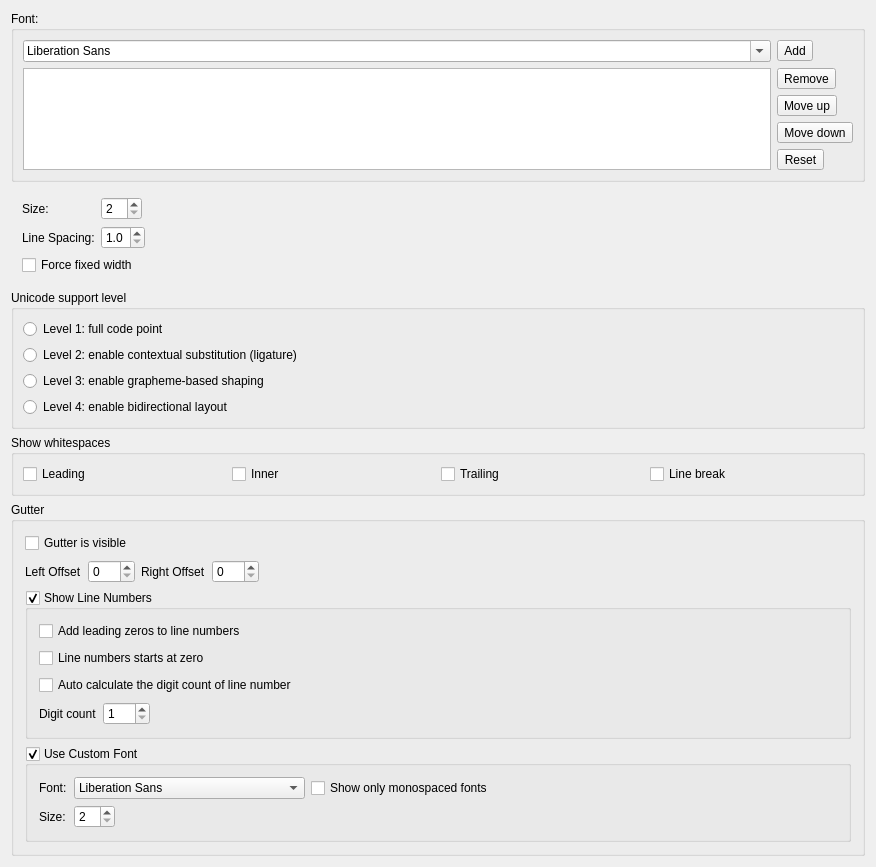
<?xml version="1.0" encoding="UTF-8"?>
<ui version="4.0">
 <class>EditorFontWidget</class>
 <widget class="QWidget" name="EditorFontWidget">
  <property name="geometry">
   <rect>
    <x>0</x>
    <y>0</y>
    <width>876</width>
    <height>850</height>
   </rect>
  </property>
  <property name="windowTitle">
   <string>Form</string>
  </property>
  <layout class="QVBoxLayout" name="verticalLayout">
   <item>
    <widget class="QGroupBox" name="groupFontFamilies">
     <property name="title">
      <string>Font:</string>
     </property>
     <layout class="QGridLayout" name="gridLayout_2">
      <item row="0" column="0">
       <widget class="QFontComboBox" name="cbNewFont"/>
      </item>
      <item row="0" column="1">
       <widget class="QToolButton" name="btnAddFont">
        <property name="text">
         <string>Add</string>
        </property>
       </widget>
      </item>
      <item row="1" column="0">
       <widget class="QListView" name="lstFontList"/>
      </item>
      <item row="1" column="1">
       <layout class="QVBoxLayout" name="verticalLayout_4">
        <item>
         <widget class="QToolButton" name="btnRemoveFont">
          <property name="text">
           <string>Remove</string>
          </property>
         </widget>
        </item>
        <item>
         <widget class="QToolButton" name="btnMoveFontUp">
          <property name="text">
           <string>Move up</string>
          </property>
         </widget>
        </item>
        <item>
         <widget class="QToolButton" name="btnMoveFontDown">
          <property name="text">
           <string>Move down</string>
          </property>
         </widget>
        </item>
        <item>
         <widget class="QToolButton" name="btnResetFonts">
          <property name="text">
           <string>Reset</string>
          </property>
         </widget>
        </item>
        <item>
         <spacer name="verticalSpacer_2">
          <property name="orientation">
           <enum>Qt::Vertical</enum>
          </property>
          <property name="sizeHint" stdset="0">
           <size>
            <width>20</width>
            <height>40</height>
           </size>
          </property>
         </spacer>
        </item>
       </layout>
      </item>
     </layout>
    </widget>
   </item>
   <item>
    <widget class="QWidget" name="widget" native="true">
     <layout class="QGridLayout" name="gridLayout">
      <property name="leftMargin">
       <number>11</number>
      </property>
      <property name="rightMargin">
       <number>11</number>
      </property>
      <item row="3" column="0" colspan="2">
       <widget class="QWidget" name="widget_11" native="true">
        <layout class="QHBoxLayout" name="horizontalLayout_12">
         <property name="leftMargin">
          <number>0</number>
         </property>
         <property name="topMargin">
          <number>0</number>
         </property>
         <property name="rightMargin">
          <number>0</number>
         </property>
         <property name="bottomMargin">
          <number>0</number>
         </property>
         <item>
          <widget class="QCheckBox" name="chkForceFixedFontWidth">
           <property name="text">
            <string>Force fixed width</string>
           </property>
          </widget>
         </item>
         <item>
          <spacer name="horizontalSpacer_11">
           <property name="orientation">
            <enum>Qt::Horizontal</enum>
           </property>
           <property name="sizeHint" stdset="0">
            <size>
             <width>40</width>
             <height>20</height>
            </size>
           </property>
          </spacer>
         </item>
        </layout>
       </widget>
      </item>
      <item row="1" column="0">
       <widget class="QLabel" name="label_2">
        <property name="text">
         <string>Size:</string>
        </property>
       </widget>
      </item>
      <item row="1" column="1">
       <widget class="QWidget" name="widget_3" native="true">
        <layout class="QHBoxLayout" name="horizontalLayout_3">
         <property name="leftMargin">
          <number>0</number>
         </property>
         <property name="topMargin">
          <number>0</number>
         </property>
         <property name="rightMargin">
          <number>0</number>
         </property>
         <property name="bottomMargin">
          <number>0</number>
         </property>
         <item>
          <widget class="QSpinBox" name="spinFontSize">
           <property name="minimum">
            <number>2</number>
           </property>
          </widget>
         </item>
         <item>
          <spacer name="horizontalSpacer_2">
           <property name="orientation">
            <enum>Qt::Horizontal</enum>
           </property>
           <property name="sizeHint" stdset="0">
            <size>
             <width>40</width>
             <height>20</height>
            </size>
           </property>
          </spacer>
         </item>
        </layout>
       </widget>
      </item>
      <item row="2" column="0">
       <widget class="QLabel" name="label_9">
        <property name="text">
         <string>Line Spacing:</string>
        </property>
       </widget>
      </item>
      <item row="2" column="1">
       <widget class="QWidget" name="widget_10" native="true">
        <layout class="QHBoxLayout" name="horizontalLayout_8">
         <property name="leftMargin">
          <number>0</number>
         </property>
         <property name="topMargin">
          <number>0</number>
         </property>
         <property name="rightMargin">
          <number>0</number>
         </property>
         <property name="bottomMargin">
          <number>0</number>
         </property>
         <item>
          <widget class="QDoubleSpinBox" name="spinLineSpacing">
           <property name="decimals">
            <number>1</number>
           </property>
           <property name="minimum">
            <double>1.000000000000000</double>
           </property>
           <property name="maximum">
            <double>3.000000000000000</double>
           </property>
           <property name="singleStep">
            <double>0.100000000000000</double>
           </property>
          </widget>
         </item>
         <item>
          <spacer name="horizontalSpacer_8">
           <property name="orientation">
            <enum>Qt::Horizontal</enum>
           </property>
           <property name="sizeHint" stdset="0">
            <size>
             <width>563</width>
             <height>20</height>
            </size>
           </property>
          </spacer>
         </item>
        </layout>
       </widget>
      </item>
     </layout>
    </widget>
   </item>
   <item>
    <widget class="QGroupBox" name="groupUnicodeSupportLevel">
     <property name="title">
      <string>Unicode support level</string>
     </property>
     <layout class="QVBoxLayout" name="verticalLayout_5">
      <item>
       <widget class="QRadioButton" name="rbUnicodeFullCodePoint">
        <property name="text">
         <string>Level 1: full code point</string>
        </property>
       </widget>
      </item>
      <item>
       <widget class="QRadioButton" name="rbUnicodeContextual">
        <property name="text">
         <string>Level 2: enable contextual substitution (ligature)</string>
        </property>
       </widget>
      </item>
      <item>
       <widget class="QRadioButton" name="rbUnicodeGrapheme">
        <property name="text">
         <string>Level 3: enable grapheme-based shaping</string>
        </property>
       </widget>
      </item>
      <item>
       <widget class="QRadioButton" name="rbUnicodeBidirectional">
        <property name="text">
         <string>Level 4: enable bidirectional layout</string>
        </property>
       </widget>
      </item>
     </layout>
    </widget>
   </item>
   <item>
    <widget class="QGroupBox" name="groupBox_2">
     <property name="title">
      <string>Show whitespaces</string>
     </property>
     <layout class="QHBoxLayout" name="horizontalLayout_10">
      <item>
       <widget class="QCheckBox" name="chkLeadingSpaces">
        <property name="text">
         <string>Leading</string>
        </property>
       </widget>
      </item>
      <item>
       <widget class="QCheckBox" name="chkInnerSpaces">
        <property name="text">
         <string>Inner</string>
        </property>
       </widget>
      </item>
      <item>
       <widget class="QCheckBox" name="chkTrailingSpaces">
        <property name="text">
         <string>Trailing</string>
        </property>
       </widget>
      </item>
      <item>
       <widget class="QCheckBox" name="chkLineBreaks">
        <property name="text">
         <string>Line break</string>
        </property>
       </widget>
      </item>
     </layout>
    </widget>
   </item>
   <item>
    <widget class="QGroupBox" name="groupBox">
     <property name="title">
      <string>Gutter</string>
     </property>
     <layout class="QVBoxLayout" name="verticalLayout_2">
      <property name="spacing">
       <number>7</number>
      </property>
      <property name="leftMargin">
       <number>11</number>
      </property>
      <property name="topMargin">
       <number>11</number>
      </property>
      <property name="rightMargin">
       <number>11</number>
      </property>
      <property name="bottomMargin">
       <number>11</number>
      </property>
      <item>
       <widget class="QCheckBox" name="chkGutterVisible">
        <property name="text">
         <string>Gutter is visible</string>
        </property>
       </widget>
      </item>
      <item>
       <widget class="QWidget" name="widget_8" native="true">
        <layout class="QHBoxLayout" name="horizontalLayout_6">
         <property name="leftMargin">
          <number>0</number>
         </property>
         <property name="topMargin">
          <number>0</number>
         </property>
         <property name="rightMargin">
          <number>0</number>
         </property>
         <property name="bottomMargin">
          <number>0</number>
         </property>
         <item>
          <widget class="QLabel" name="label_6">
           <property name="text">
            <string>Left Offset</string>
           </property>
          </widget>
         </item>
         <item>
          <widget class="QSpinBox" name="spinGutterLeftOffset">
           <property name="minimum">
            <number>0</number>
           </property>
           <property name="maximum">
            <number>999</number>
           </property>
          </widget>
         </item>
         <item>
          <widget class="QLabel" name="label_7">
           <property name="text">
            <string>Right Offset</string>
           </property>
          </widget>
         </item>
         <item>
          <widget class="QSpinBox" name="spinGutterRightOffset">
           <property name="minimum">
            <number>0</number>
           </property>
           <property name="maximum">
            <number>999</number>
           </property>
          </widget>
         </item>
         <item>
          <spacer name="horizontalSpacer_6">
           <property name="orientation">
            <enum>Qt::Horizontal</enum>
           </property>
           <property name="sizeHint" stdset="0">
            <size>
             <width>40</width>
             <height>20</height>
            </size>
           </property>
          </spacer>
         </item>
        </layout>
       </widget>
      </item>
      <item>
       <widget class="QGroupBox" name="grpGutterShowLineNumbers">
        <property name="title">
         <string>Show Line Numbers</string>
        </property>
        <property name="checkable">
         <bool>true</bool>
        </property>
        <layout class="QVBoxLayout" name="verticalLayout_3">
         <property name="spacing">
          <number>7</number>
         </property>
         <property name="leftMargin">
          <number>11</number>
         </property>
         <property name="topMargin">
          <number>11</number>
         </property>
         <property name="rightMargin">
          <number>11</number>
         </property>
         <property name="bottomMargin">
          <number>11</number>
         </property>
         <item>
          <widget class="QCheckBox" name="chkAddLeadingZeros">
           <property name="text">
            <string>Add leading zeros to line numbers</string>
           </property>
          </widget>
         </item>
         <item>
          <widget class="QCheckBox" name="chkLineNumbersStartsZero">
           <property name="text">
            <string>Line numbers starts at zero</string>
           </property>
          </widget>
         </item>
         <item>
          <widget class="QCheckBox" name="chkAutoSizeGutter">
           <property name="text">
            <string>Auto calculate the digit count of line number</string>
           </property>
          </widget>
         </item>
         <item>
          <widget class="QWidget" name="widget_4" native="true">
           <layout class="QHBoxLayout" name="horizontalLayout_5">
            <property name="leftMargin">
             <number>0</number>
            </property>
            <property name="topMargin">
             <number>0</number>
            </property>
            <property name="rightMargin">
             <number>0</number>
            </property>
            <property name="bottomMargin">
             <number>0</number>
            </property>
            <item>
             <widget class="QLabel" name="label_3">
              <property name="text">
               <string>Digit count</string>
              </property>
             </widget>
            </item>
            <item>
             <widget class="QSpinBox" name="spinGutterDigitsCount">
              <property name="minimum">
               <number>1</number>
              </property>
              <property name="maximum">
               <number>999</number>
              </property>
             </widget>
            </item>
            <item>
             <spacer name="horizontalSpacer_5">
              <property name="orientation">
               <enum>Qt::Horizontal</enum>
              </property>
              <property name="sizeHint" stdset="0">
               <size>
                <width>40</width>
                <height>20</height>
               </size>
              </property>
             </spacer>
            </item>
           </layout>
          </widget>
         </item>
        </layout>
       </widget>
      </item>
      <item>
       <widget class="QGroupBox" name="grpUseCustomFont">
        <property name="title">
         <string>Use Custom Font</string>
        </property>
        <property name="checkable">
         <bool>true</bool>
        </property>
        <layout class="QGridLayout" name="gridLayout_4">
         <property name="leftMargin">
          <number>11</number>
         </property>
         <property name="topMargin">
          <number>11</number>
         </property>
         <property name="rightMargin">
          <number>11</number>
         </property>
         <property name="bottomMargin">
          <number>11</number>
         </property>
         <property name="horizontalSpacing">
          <number>7</number>
         </property>
         <item row="0" column="0">
          <widget class="QLabel" name="label_5">
           <property name="text">
            <string>Font:</string>
           </property>
          </widget>
         </item>
         <item row="1" column="0">
          <widget class="QLabel" name="label_4">
           <property name="text">
            <string>Size:</string>
           </property>
          </widget>
         </item>
         <item row="1" column="1">
          <widget class="QWidget" name="widget_6" native="true">
           <layout class="QHBoxLayout" name="horizontalLayout_4">
            <property name="leftMargin">
             <number>0</number>
            </property>
            <property name="topMargin">
             <number>0</number>
            </property>
            <property name="rightMargin">
             <number>0</number>
            </property>
            <property name="bottomMargin">
             <number>0</number>
            </property>
            <item>
             <widget class="QSpinBox" name="spinGutterFontSize">
              <property name="minimum">
               <number>2</number>
              </property>
             </widget>
            </item>
            <item>
             <spacer name="horizontalSpacer_3">
              <property name="orientation">
               <enum>Qt::Horizontal</enum>
              </property>
              <property name="sizeHint" stdset="0">
               <size>
                <width>40</width>
                <height>20</height>
               </size>
              </property>
             </spacer>
            </item>
           </layout>
          </widget>
         </item>
         <item row="0" column="1">
          <widget class="QWidget" name="widget_5" native="true">
           <layout class="QGridLayout" name="gridLayout_3">
            <property name="leftMargin">
             <number>0</number>
            </property>
            <property name="topMargin">
             <number>0</number>
            </property>
            <property name="rightMargin">
             <number>0</number>
            </property>
            <property name="bottomMargin">
             <number>0</number>
            </property>
            <item row="0" column="3">
             <widget class="QWidget" name="widget_7" native="true">
              <layout class="QHBoxLayout" name="horizontalLayout_2">
               <property name="leftMargin">
                <number>0</number>
               </property>
               <property name="topMargin">
                <number>0</number>
               </property>
               <property name="rightMargin">
                <number>0</number>
               </property>
               <property name="bottomMargin">
                <number>0</number>
               </property>
               <item>
                <widget class="QFontComboBox" name="cbGutterFont">
                 <property name="editable">
                  <bool>false</bool>
                 </property>
                 <property name="sizeAdjustPolicy">
                  <enum>QComboBox::AdjustToContents</enum>
                 </property>
                 <property name="fontFilters">
                  <set>QFontComboBox::AllFonts</set>
                 </property>
                </widget>
               </item>
               <item>
                <widget class="QCheckBox" name="chkGutterOnlyMonospacedFonts">
                 <property name="text">
                  <string>Show only monospaced fonts</string>
                 </property>
                </widget>
               </item>
               <item>
                <spacer name="horizontalSpacer_4">
                 <property name="orientation">
                  <enum>Qt::Horizontal</enum>
                 </property>
                 <property name="sizeHint" stdset="0">
                  <size>
                   <width>40</width>
                   <height>20</height>
                  </size>
                 </property>
                </spacer>
               </item>
              </layout>
             </widget>
            </item>
           </layout>
          </widget>
         </item>
        </layout>
       </widget>
      </item>
     </layout>
    </widget>
   </item>
   <item>
    <spacer name="verticalSpacer">
     <property name="orientation">
      <enum>Qt::Vertical</enum>
     </property>
     <property name="sizeHint" stdset="0">
      <size>
       <width>20</width>
       <height>40</height>
      </size>
     </property>
    </spacer>
   </item>
  </layout>
 </widget>
 <resources/>
 <connections/>
</ui>
